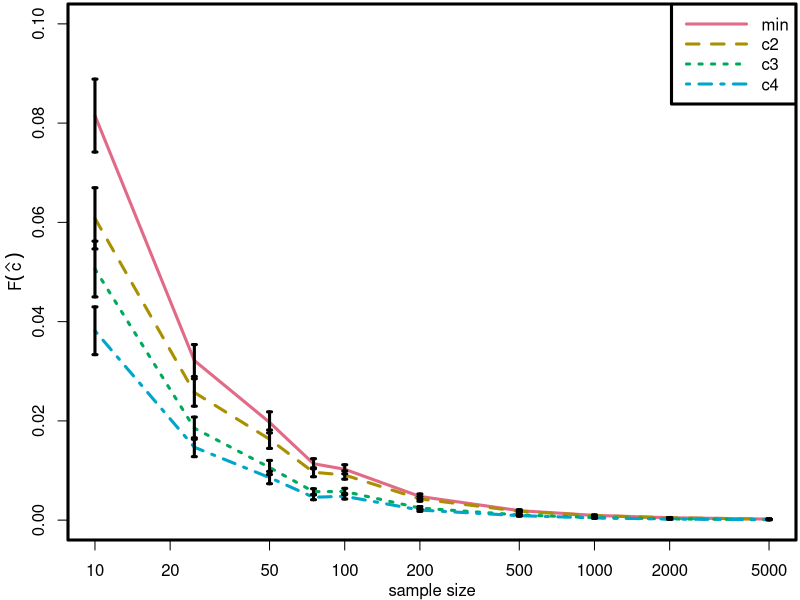

Recreate this plot in R.
require(colorspace);
require(boot);

ALL.N = c(10, 25, 50, 75, 100, 200, 500, 1000, 2000, 5000);
#ALL.N = 100*c(100, 200);
ITERATIONS = 200;

LOCATION = 0;
SCALE    = 1;

plotMeans = NULL;
plotConf  = NULL;
df = NULL;
for(N in ALL.N){
	for(idx in 1:ITERATIONS){
		min.median = qcauchy(1 - (1 - 0.5)**(1/N), location=LOCATION, scale=SCALE);

		# 1% and 5% quantiles of the minimum distribution
		quantile05 = qcauchy(1 - (1 - 0.05)**(1/N), location=LOCATION, scale=SCALE);
		quantile01 = qcauchy(1 - (1 - 0.05)**(1/N), location=LOCATION, scale=SCALE);

		data = list();
		data$samples = rcauchy(location=LOCATION, scale=SCALE, n=N);
		data$min = min(data$samples);
		data$stddev = sd(data$samples);
		data$mean   = mean(data$samples);

		estim = list();
		estim[[1]] = data$min;
		#estim[[2]] = data$min - abs(data$min) * abs(data$stddev / data$mean) / log10(N);
		estim[[2]] = data$min - abs(data$min) * data$stddev / N;
		estim[[3]] = data$min - abs(data$min) * data$stddev * sqrt(log(log(N)) / (2*N));
		estim[[4]] = data$min - abs(data$min) * data$stddev * sqrt(-log(0.05/2) / (2*N));

		dist01 = rep(0, 4);
		for(i in 1:4){
			dist01[i] = pcauchy(estim[[i]]);
		}

		#print(rbind(estim, dist01));

		lik = rep(0, 4);
		for(i in 1:4){
			samples = data$samples - estim[[i]];

			lik.f = function(param){
				r = -prod(dcauchy(samples, location=param[1], scale=param[2]));
				r;
			}

			result = optim(c(LOCATION, SCALE), lik.f, method="Nelder");
			lik[[i]] = -result$value;
		}

		likBase = sum(dcauchy(samples, location=LOCATION, scale=SCALE, log=TRUE));

		#print(lik);

		df = rbind(df, c(N, dist01, lik, likBase));
	}

	slice = df[df[,1] == N,];
	means = colMeans(slice);
	stds  = apply(slice, 2, function(col) sd(col));

	delta = stds / 10;
	#delta = qt(0.05, df=ITERATIONS) * stds / ITERATIONS;
	#delta = apply(slice[,-1], 2, function(col){
	#	b = boot(col, function(data, idx) mean(data[idx]), R=100, sim="balanced");
	#	ci = boot.ci(b, type="norm");
	#	print(b);
	#	print(ci);
	#	0.05;
	#});
	print(delta[-1]);

	plotMeans = rbind(plotMeans, means[-1]);
	plotConf  = rbind(plotConf, delta[-1]);
}

colnames(df) = c("N", paste("dist", 1:4, sep=""), paste("lik", 1:4, sep=""), "likBase");
#print(df);

graphics.off();
dev.new(width=0.8*8, height=0.8*5.4);

#print(plotMeans);
base = plotMeans[,9];
par(lwd=3, mar=c(3, 2, 0.2, 0.2));
palette(qualitative_hcl(palette="Dark 3", n=5));
#plot(ALL.N, plotMeans[,5]   - base, type="l", ylim=c(-0.05, 1), col=1, log="x", xlab="", ylab="");
#lines(ALL.N, plotMeans[,6]  - base, col=2, lty=2);
#lines(ALL.N, plotMeans[,7]  - base, col=3, lty=3);
#lines(ALL.N, plotMeans[,8]  - base, col=4, lty=4);

#title(xlab="sample size", line=2);

#legend("bottom", c(expression(textstyle(min)), expression(c1), expression(c2), expression(c3), expression(c4)), col=1:5, lwd=3, lty=1:5, seg.len=4, bg="#FFFFFFBB");
#savePlot("test-exponential-likelihood.png");


dev.new(width=0.8*8, height=0.8*5);

#print(plotMeans);
#base = plotMeans[,11];
par(lwd=3, mar=c(3, 3+0.4, 0.2, 0.2));
palette(qualitative_hcl(palette="Dark 3", n=5));
plot(ALL.N, plotMeans[,1], type="l", ylim=c(0, 0.1), col=1, log="x", xlab="", ylab="");
lines(ALL.N, plotMeans[,2], col=2, lty=2);
lines(ALL.N, plotMeans[,3], col=3, lty=3);
lines(ALL.N, plotMeans[,4], col=4, lty=4);

for(i in 1:4){
	arrows(x0=ALL.N, y0=plotMeans[,i] - plotConf[,i], y1=plotMeans[,i] + plotConf[,i], angle=90, code=3, length=0.02);
}

title(xlab="sample size", line=2);
title(ylab=expression(F(paste(phantom(i), widehat(c), phantom(i)))), line=2);

legend("topright", c(expression(textstyle(min)), expression(c2), expression(c3), expression(c4)), col=1:4, lwd=3, lty=1:4, seg.len=4, bg="#FFFFFFBB");
